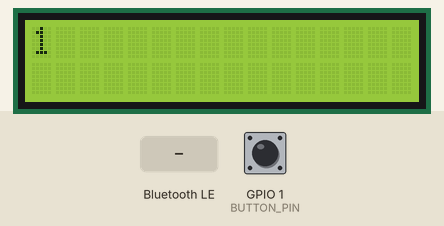
Simulated run of this program. Board: ESP32-S3. On the bench: 16×2 character LCD. Inputs (shaded band) come from the test bench; at power-on: GPIO 1 (BUTTON_PIN) HIGH. Nothing arrives over Bluetooth unless stated; a phone connects over Bluetooth LE 3 s after start.

Above: at 1.6 s.
1.7 s: GPIO 1 (BUTTON_PIN) pulled LOW for 0.15 s
At 2.7 s:
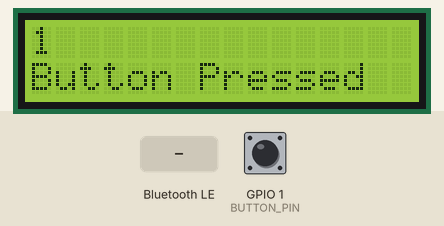
4.8 s: Bluetooth LE write "1" received
At 5.6 s:
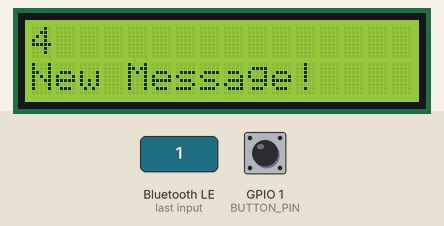
7.8 s: GPIO 1 (BUTTON_PIN) pulled LOW for 1 s
At 8.5 s:
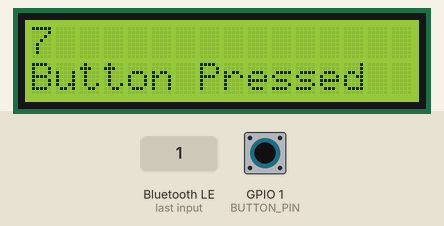
Timing chart, 0 to 10.8 s (numbered marks = the images above; inputs shaded):
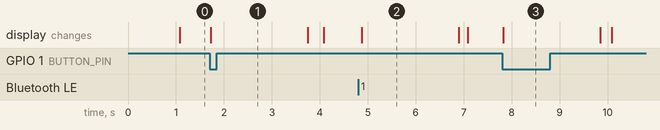

Measured:
- after the input at 1.7 s, the display: changes at once (image 1)
- after the input at 4.8 s, the display: changes after 0.08 s (image 2)
- after the input at 7.8 s, the display: changes at once (image 3)
- what the display in image 2 shows lasts 2.0 s, from 4.9 s to 6.9 s

The program:

main.cpp
```cpp
#include <BLEDevice.h>
#include <BLEUtils.h>
#include <BLEServer.h>
#include <LiquidCrystal_I2C.h>
#include <Arduino.h>

// Generate random Service and Characteristic UUIDs: https://www.uuidgenerator.net/

#define SERVICE_UUID        "bfcad23b-c6d5-4dc4-bf77-bb07f3f76e14"
#define CHARACTERISTIC_UUID "624dde7b-a518-45c1-bb2f-ba69ccf1e9ff"

// Pins
#define BUTTON_PIN 1 //make sure to input pullup
#define LCD_ADDRESS 0x27

LiquidCrystal_I2C lcd(LCD_ADDRESS, 16, 2);

volatile unsigned long counter = 0;
unsigned long lastCounter = 0;

// Write a line of text to one of the LCD rows
void writeRow(int row, String line) {
  lcd.setCursor(0,row);
  lcd.print("                ");
  lcd.setCursor(0,row);
  lcd.print(line);
}
volatile bool BLE_tripped = false;
volatile bool but_pressed = false;

class MyCallbacks: public BLECharacteristicCallbacks {
   void onWrite(BLECharacteristic *pCharacteristic) {
     // =========> TODO: This callback function will be invoked when signal is
     // 		     received over BLE. Implement the necessary functionality that
     //		     will trigger the message to the LCD.
    BLE_tripped = true;
   }
};


// ==============> TODO: Write your timer ISR here.
void timerISR() {
  counter++;
}

// ==============> TODO: Create an ISR function to handle button press here.
void buttonISR() {
  but_pressed = true;
}

void setup() {
 BLEDevice::init("BestESP32");
 BLEServer *pServer = BLEDevice::createServer();
 BLEService *pService = pServer->createService(SERVICE_UUID);
 BLECharacteristic *pCharacteristic = pService->createCharacteristic(
                                        CHARACTERISTIC_UUID,
                                        BLECharacteristic::PROPERTY_READ |
                                        BLECharacteristic::PROPERTY_WRITE
                                      );


 pCharacteristic->setCallbacks(new MyCallbacks());
 pService->start();
 BLEAdvertising *pAdvertising = pServer->getAdvertising();
 pAdvertising->start();


  // =========> TODO: Initialize LCD display
  //
  lcd.begin();
  Serial.begin(9600);
  // =========> TODO: create a timer, attach an interrupt, set an alarm which will
  //                  update the counter every second.
  //
  hw_timer_t *interruptTimer = timerBegin(0, 80, true);
  timerAttachInterrupt(interruptTimer, timerISR, true);
  timerAlarmWrite(interruptTimer, 1000000, true);
  timerAlarmEnable(interruptTimer);

  // ========> TODO: Set button pin as input and attach an interrupt
  pinMode(BUTTON_PIN, INPUT_PULLUP);
  attachInterrupt(digitalPinToInterrupt(BUTTON_PIN), buttonISR, FALLING);
}


void loop() {
 // =========> TODO: Print out an incrementing counter to the LCD.
 //                  If a signal has been received over BLE, print out “New
 //                  Message!” on the LCD.
 //                  If the button has been pressed, print out "Button Pressed"
 //                  on the LCD.

  if (lastCounter != counter) {
    writeRow(0, String(counter));
    lastCounter = counter;
  }

  if (but_pressed) {
    but_pressed = false;
    writeRow(1, "Button Pressed");
    delay(2000);
  }

  if (BLE_tripped) {
    BLE_tripped = false;
    writeRow(1, "New Message!");
    delay(2000);
  }
}
```
